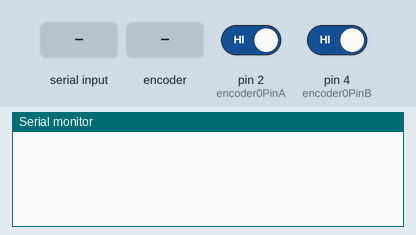
Recording of a sketch running on a simulated Arduino Uno, built with avr-gcc and run on an emulated ATmega328P. Parts: the last lines printed to the serial monitor. The test bench sets the inputs (shaded band); at power-on: pin 2 (encoder0PinA) HIGH, pin 4 (encoder0PinB) HIGH.

Above: at 1.2 s.
1.3 s: "90,45\n" received over Serial
At 1.8 s:
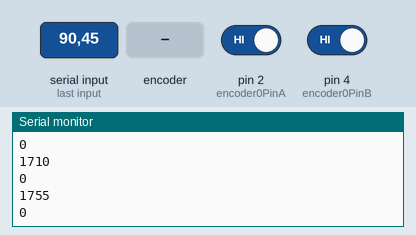
2.8 s: rotary encoder on pin 2 (encoder0PinA) / pin 4 (encoder0PinB) turned 1 step (first pin leading)
At 3.8 s:
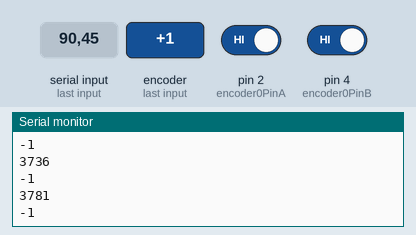
4.5 s: "30,150\n" received over Serial
6.0 s: rotary encoder on pin 2 (encoder0PinA) / pin 4 (encoder0PinB) turned 1 step (first pin leading)
At 6.24 s:
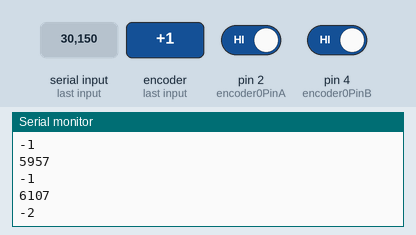
Timing chart, 0 to 8.7 s (numbered marks = the images above; inputs shaded):
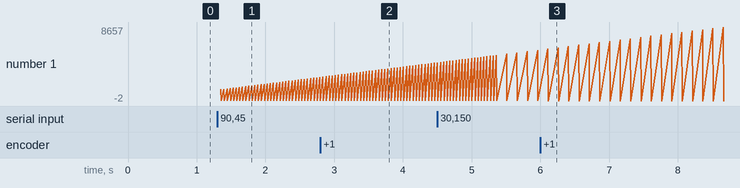

Measured:
- after the input at 1.3 s, the serial monitor: prints a new line after 0.05 s (image 1)
- after the input at 2.8 s, the serial monitor: prints a new line after 0.09 s (image 2)
- after the input at 6.0 s, the serial monitor: prints a new line after 0.11 s (image 3)
- plotted number 1: 0 → -1 after the input at 2.8 s, -1 → -2 after the input at 6.0 s

The sketch:

MeasurePos.ino
```cpp
#define encoder0PinA  2 // Bown wire
#define encoder0PinB  4 //Orange wire


volatile long encoder0Pos = 0;
long t=0;
int nPoints;
int timeStep;
int counter=0;


void setup()
{
  pinMode(encoder0PinA, INPUT);
  pinMode(encoder0PinB, INPUT);
  attachInterrupt(digitalPinToInterrupt(encoder0PinA), doEncoder, RISING);  // encoDER ON PIN 2
  Serial.begin (9600);
 }

void loop()
{

if(Serial.available() > 0){
    nPoints = Serial.parseInt();
    timeStep = Serial.parseInt();
    t = millis();
    while(counter<nPoints){
      if(millis() > t+timeStep-1){
        t = millis();
        Serial.println(t);
        Serial.println(encoder0Pos);
        counter = counter + 1;
        }
    }
    t = 0;
    counter = 0;
  }
}

void doEncoder()
{
  if (digitalRead(encoder0PinB) == digitalRead(encoder0PinA)) {
    encoder0Pos++;
  } else {
    encoder0Pos--;
  }
}
```
